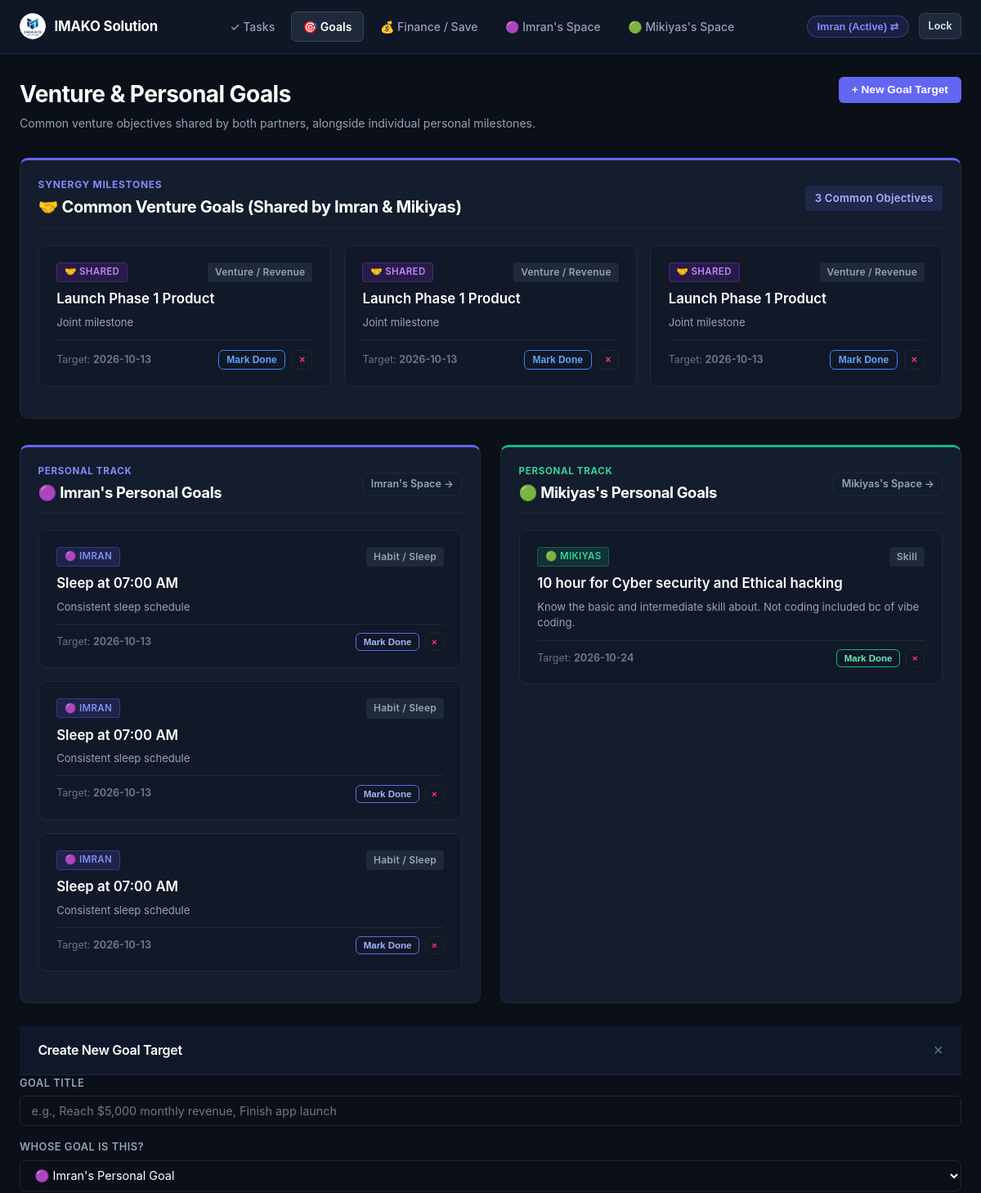
The page /goals (signed in, upper part) on the database as committed earlier.
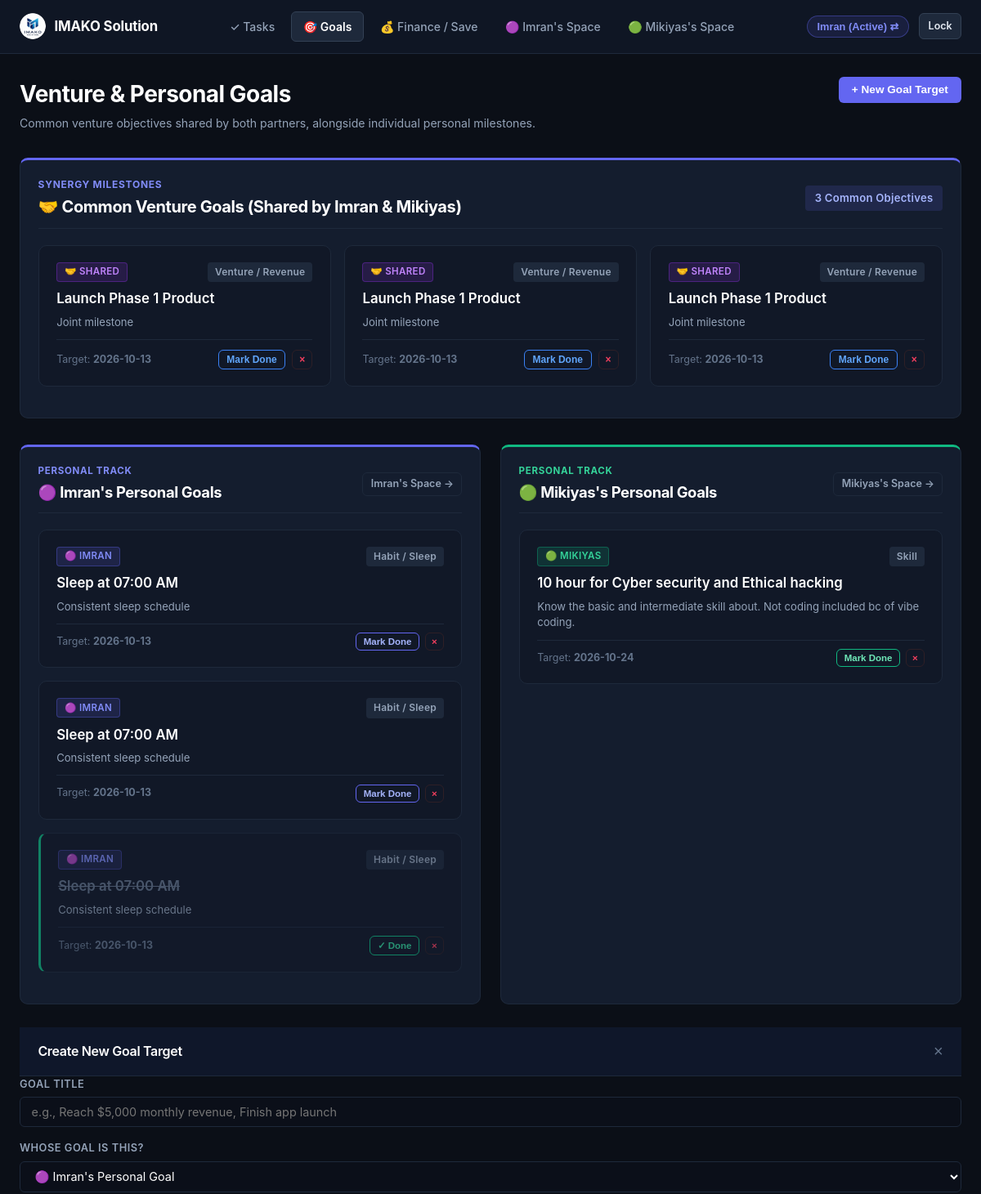
The same page on the database as committed later.
### tables this page shows
CREATE TABLE goals (
        id INTEGER PRIMARY KEY AUTOINCREMENT,
        goal_type TEXT NOT NULL CHECK(goal_type IN ('shared', 'imran', 'mikiyas')),
        title TEXT NOT NULL,
        description TEXT,
        target_time TEXT,
        target_date TEXT,
        category TEXT DEFAULT 'General',
        is_completed INTEGER NOT NULL DEFAULT 0,
        proof_image TEXT,
        proof_text TEXT,
        ai_verified INTEGER NOT NULL DEFAULT 0,
        ai_status TEXT NOT NULL DEFAULT 'Unverified',
        ai_feedback TEXT,
        reminder_enabled INTEGER NOT NULL DEFAULT 1,
        created_at TIMESTAMP DEFAULT CURRENT_TIMESTAMP
    , progress_pct INTEGER NOT NULL DEFAULT 0);

### app.py (the view)
@app.route("/goals")
def goals_view():
    viewer_id = session.get("logged_in_user", "imran")
    conn = get_db_connection()
    categorized = get_all_categorized_goals(conn)
    conn.close()
    return render_template(
        "goals.html",
        active_page="goals",
        shared_goals=categorized["shared"],
        imran_goals=categorized["imran"],
        mikiyas_goals=categorized["mikiyas"],
        viewer_id=viewer_id
    )

### app.py (called while the page is built, shortened)
@app.before_request
def require_authentication_gate():
    if request.endpoint == "static" or request.path.startswith(("/static/", "/public/")):
        return None
    allowed_exact = (
        "/", "/index", "/login", "/login/", "/favicon.ico", "/manifest.json", "/sw.js",
        "/api/index", "/api/index/", "/api/index.py", "/debug"
    )
    if (
        request.path in allowed_exact
        or request.endpoint in ("login", "debug_endpoint", "index", "vercel_entrypoint_dispatcher")
    ):
        return None
    user = session.get("logged_in_user") or request.cookies.get("partner_user")
    if user in ("imran", "mikiyas"):
        if not session.get("logged_in_user"):
            session["logged_in_user"] = user
            session.permanent = True
        return None

### database/db.py (called while the page is built, shortened)
def get_db_connection():
    global _last_db_check
    conn = sqlite3.connect(DB_PATH, factory=SyncedConnection)
    conn.row_factory = sqlite3.Row
    conn.execute("PRAGMA foreign_keys = ON")
    return conn

    def commit(self):
        super().commit()
        if is_serverless:
            sync_db()

### templates/goals.html (shortened to what the changed rows need)
{% extends "base.html" %}
{% block content %}
<div style="margin-bottom: 2rem; display:flex; justify-content:space-between; align-items:flex-start; flex-wrap:wrap; gap:1rem;">
  <div>
    <h1 style="font-size:1.75rem; font-weight:700;">Venture &amp; Personal Goals</h1>
  </div>
</div>
<div class="card" style="margin-bottom: 2rem; border-top: 3px solid #6366f1;">
  <div class="card-header" style="margin-bottom: 1.25rem;">
    <div>
      <h2 style="font-size:1.25rem; font-weight:700; color:#ffffff;">
        🤝 Common Venture Goals (Shared by Imran &amp; Mikiyas)
      </h2>
    </div>
  </div>
  {% if shared_goals %}
    <div style="display:grid; grid-template-columns: repeat(auto-fill, minmax(320px, 1fr)); gap:1rem;">
      {% for goal in shared_goals %}
        <div class="goal-tile {% if goal.is_completed %}completed{% endif %}">
          <div class="goal-tile-header">
            <span class="badge-assignee shared">🤝 Shared</span>
            <span class="badge" style="background:#1e293b; color:#94a3b8; font-size:0.75rem;">{{ goal.category }}</span>
          </div>
          <div class="goal-tile-title" style="margin-bottom:0.4rem; {% if goal.is_completed %}text-decoration:line-through; color:#64748b;{% endif %}">
            {{ goal.title }}
          </div>
          {% if goal.description %}
            <p style="font-size:0.82rem; color:var(--text-muted); margin-bottom:0.75rem; line-height:1.4;">
              {{ goal.description }}
            </p>
          {% endif %}
          <div style="display:flex; justify-content:space-between; align-items:center; font-size:0.78rem; color:var(--text-subtle); margin-top:0.75rem; padding-top:0.75rem; border-top:1px solid #1e293b;">
            <span>Target: <strong>{{ goal.target_date or 'No deadline' }}</strong></span>
            <div style="display:flex; align-items:center; gap:0.5rem;">
              <form action="{{ url_for('toggle_goal_status', goal_id=goal.id) }}" method="POST" style="margin:0;">
                <button type="submit" class="btn btn-outline btn-sm" style="padding:0.25rem 0.6rem; font-size:0.75rem; border-color:{% if goal.is_completed %}#10b981{% else %}#3b82f6{% endif %}; color:{% if goal.is_completed %}#34d399{% else %}#60a5fa{% endif %};">
                  {% if goal.is_completed %}✓ Done{% else %}Mark Done{% endif %}
                </button>
              </form>
              <form action="{{ url_for('delete_goal', goal_id=goal.id) }}" method="POST" style="margin:0;">
                <button type="submit" class="btn btn-outline btn-sm delete-confirm-btn" data-confirm-msg="Remove this goal?" style="padding:0.25rem 0.5rem; font-size:0.75rem; border-color:#2e1f26; color:#f43f5e;">
                  &times;
                </button>
              </form>
            </div>
          </div>
        </div>
      {% endfor %}
    </div>
  {% else %}
    <div style="padding:2.5rem 1rem; text-align:center; color:var(--text-muted); border:1px dashed #243147; border-radius:var(--radius-sm); font-size:0.88rem;">
      No shared common goals recorded yet. Click "+ New Goal Target" and select "Shared (Both of Us)".
    </div>
  {% endif %}
</div>
<div class="grid-2">
  <div class="card" style="border-top: 3px solid #6366f1;">
    {% if imran_goals %}
      {% for goal in imran_goals %}
        <div class="goal-tile {% if goal.is_completed %}completed{% endif %}">
          <div class="goal-tile-header">
            <span class="badge-assignee imran">🟣 Imran</span>
            <span class="badge" style="background:#1e293b; color:#94a3b8; font-size:0.75rem;">{{ goal.category }}</span>
          </div>
          <div class="goal-tile-title" style="margin-bottom:0.4rem; {% if goal.is_completed %}text-decoration:line-through; color:#64748b;{% endif %}">
            {{ goal.title }}
          </div>
          {% if goal.description %}
            <p style="font-size:0.82rem; color:var(--text-muted); margin-bottom:0.65rem;">
              {{ goal.description }}
            </p>
          {% endif %}
          <div style="display:flex; justify-content:space-between; align-items:center; font-size:0.78rem; color:var(--text-subtle); margin-top:0.65rem; padding-top:0.65rem; border-top:1px solid #1e293b;">
            <span>Target: <strong>{{ goal.target_date or 'Ongoing' }}</strong></span>
            <div style="display:flex; align-items:center; gap:0.4rem;">
              <form action="{{ url_for('toggle_goal_status', goal_id=goal.id) }}" method="POST" style="margin:0;">
                <button type="submit" class="btn btn-outline btn-sm" style="padding:0.25rem 0.55rem; font-size:0.72rem; border-color:{% if goal.is_completed %}#10b981{% else %}#6366f1{% endif %}; color:{% if goal.is_completed %}#34d399{% else %}#a5b4fc{% endif %};">
                  {% if goal.is_completed %}✓ Done{% else %}Mark Done{% endif %}
                </button>
              </form>
              <form action="{{ url_for('delete_goal', goal_id=goal.id) }}" method="POST" style="margin:0;">
                <button type="submit" class="btn btn-outline btn-sm delete-confirm-btn" data-confirm-msg="Remove this goal?" style="padding:0.25rem 0.45rem; font-size:0.72rem; border-color:#2e1f26; color:#f43f5e;">
                  &times;
                </button>
              </form>
            </div>
          </div>
        </div>
      {% endfor %}
    {% else %}
      <div style="padding:2rem 1rem; text-align:center; color:var(--text-subtle); border:1px dashed #243147; border-radius:var(--radius-sm); font-size:0.85rem;">
        No personal goals set for Imran yet.
      </div>
    {% endif %}
  </div>
  <div class="card" style="border-top: 3px solid #10b981;">
    {% if mikiyas_goals %}
      {% for goal in mikiyas_goals %}
        <div class="goal-tile {% if goal.is_completed %}completed{% endif %}">
          <div class="goal-tile-header">
            <span class="badge-assignee mikiyas">🟢 Mikiyas</span>
            <span class="badge" style="background:#1e293b; color:#94a3b8; font-size:0.75rem;">{{ goal.category }}</span>
          </div>
          <div class="goal-tile-title" style="margin-bottom:0.4rem; {% if goal.is_completed %}text-decoration:line-through; color:#64748b;{% endif %}">
            {{ goal.title }}
          </div>
          {% if goal.description %}
            <p style="font-size:0.82rem; color:var(--text-muted); margin-bottom:0.65rem;">
              {{ goal.description }}
            </p>
          {% endif %}
          <div style="display:flex; justify-content:space-between; align-items:center; font-size:0.78rem; color:var(--text-subtle); margin-top:0.65rem; padding-top:0.65rem; border-top:1px solid #1e293b;">
            <span>Target: <strong>{{ goal.target_date or 'Ongoing' }}</strong></span>
            <div style="display:flex; align-items:center; gap:0.4rem;">
              <form action="{{ url_for('toggle_goal_status', goal_id=goal.id) }}" method="POST" style="margin:0;">
                <button type="submit" class="btn btn-outline btn-sm" style="padding:0.25rem 0.55rem; font-size:0.72rem; border-color:{% if goal.is_completed %}#10b981{% else %}#10b981{% endif %}; color:{% if goal.is_completed %}#34d399{% else %}#6ee7b7{% endif %};">
                  {% if goal.is_completed %}✓ Done{% else %}Mark Done{% endif %}
                </button>
              </form>
              <form action="{{ url_for('delete_goal', goal_id=goal.id) }}" method="POST" style="margin:0;">
                <button type="submit" class="btn btn-outline btn-sm delete-confirm-btn" data-confirm-msg="Remove this goal?" style="padding:0.25rem 0.45rem; font-size:0.72rem; border-color:#2e1f26; color:#f43f5e;">
                  &times;
                </button>
              </form>
            </div>
          </div>
        </div>
      {% endfor %}
    {% else %}
      <div style="padding:2rem 1rem; text-align:center; color:var(--text-subtle); border:1px dashed #243147; border-radius:var(--radius-sm); font-size:0.85rem;">
        No personal goals set for Mikiyas yet.
      </div>
    {% endif %}
  </div>
</div>
{% endblock %}

Rows that differ between the two databases and show on the page:
changed goals (number 6 of 7 on the later page): is_completed "Mark Done" → "✓ Done"; moves down the list
